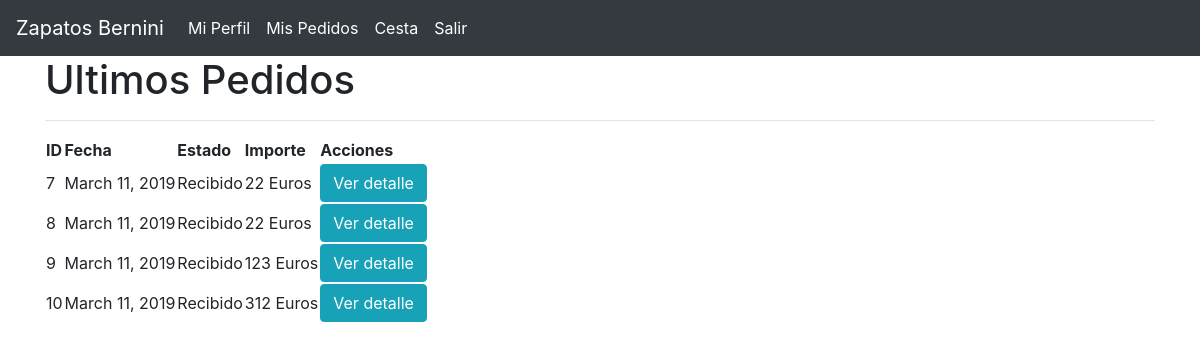
The page /shop/mis_pedidos/ (signed in) on the database its author committed.
### shop/models.py (models this page shows, shortened)
class Pedido (models.Model):
    RECIBIDO = 'Recibido'
    PROCESADO = 'Procesado'
    ENVIADO = 'Enviado'
    ENTREGADO = 'Entregado'
    CANCELADO = 'Cancelado'
    ESTADOS = ((RECIBIDO,'Recibido'),(PROCESADO,'Procesado'),(ENVIADO,'Enviado'),(ENTREGADO,'Entregado'),(CANCELADO,'Cancelado'))
    fecha = models.DateField(auto_now=True)
    detalle = JSONField()
    cliente = models.ForeignKey(User)
    estado = models.CharField(max_length=25,choices=ESTADOS,default=RECIBIDO)
    class Meta:
        ordering = ('fecha',)
        verbose_name = 'pedido'
        verbose_name_plural = 'pedidos'
    def get_absolute_url(self):
        return reverse('pedidodetalle',kwargs={'pk':self.id})

### shop/views.py (the view)
# urls.py: url(r'^shop/mis_pedidos/$',views.pedidosUsuario,name="mis_pedidos"),
def pedidosUsuario(request):
    if not request.user.is_authenticated:
        return HttpResponseRedirect("/")
    user=request.user
    pedidos = Pedido.objects.filter(cliente=user)
    return render(request,'pedidosuser.html',{'pedidos':pedidos})

### shop/templates/pedidosuser.html (shortened to what this page needs)
{% extends 'base.html' %}
{% block content %}
    <div class="container">
    	<div class="row">
    		<div class="col-md-12 col-lg-12">
    			<h1>Ultimos Pedidos</h1>
    			<hr class="my-7">
    		</div>
    	</div>
    </div>
    <div class="container">
        <div class="row"><div class="col-md-12 col-lg-12">
    	{% if pedidos %}
            <table id="tablapedidos">
                <thead><th>ID</th><th>Fecha</th><th>Estado</th><th>Importe</th><th>Acciones</th></thead>
                <tbody>
            {%for p in pedidos%}
                <tr><td>{{p.id}}</td><td>{{p.fecha}}</td><td>{{p.estado}}</td><td></td><td><button class="btn btn-info btnver" info="{{p.get_absolute_url}}">Ver detalle</button></td></tr>
            {% endfor %}
            </tbody>
            </table>
    	{% else %}
    		<h3>No hay pedidos</h3>
    	{% endif %}
        </div></div>
    </div>
{% endblock %}

### rows shown on the page
Pedido: id "7", fecha "March 11, 2019", estado "Recibido"
Pedido: id "8", fecha "March 11, 2019", estado "Recibido"
Pedido: id "9", fecha "March 11, 2019", estado "Recibido"
Pedido: id "10", fecha "March 11, 2019", estado "Recibido"
